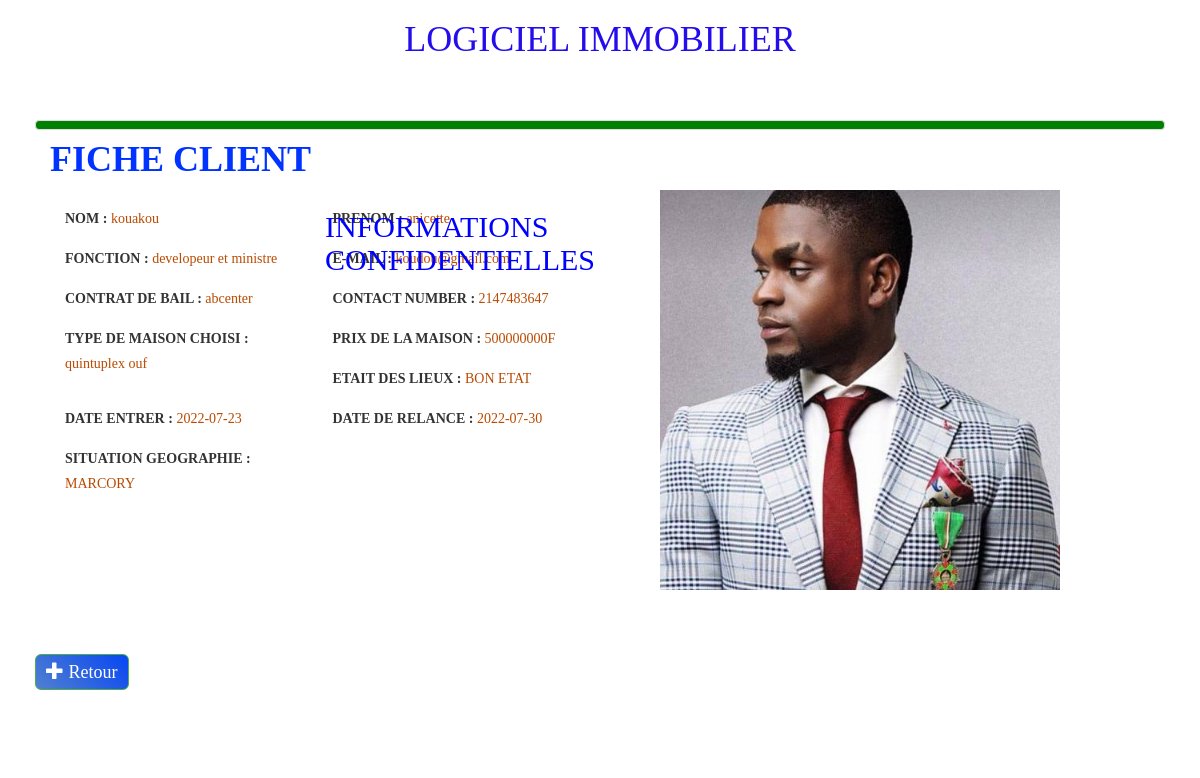
Page /admin/visualisationclt.php?id_client=15 on the committed database.
### tables this page shows
CREATE TABLE IF NOT EXISTS `locataire_client` (
  `id_client` int(60) NOT NULL AUTO_INCREMENT,
  `id_admin` int(60) NOT NULL,
  `nom` text NOT NULL,
  `prenom` text NOT NULL,
  `fonction` varchar(100) NOT NULL,
  `email` varchar(100) NOT NULL,
  `Contact_number` int(30) NOT NULL,
  `contrat_de_bail` varchar(250) NOT NULL,
  `type_de_maison_choisi` varchar(250) NOT NULL,
  `prix_de_la_maison` varchar(250) NOT NULL,
  `etat_des_lieux` varchar(250) NOT NULL,
  `date_entrer` date NOT NULL,
  `date_de_sortir` date NOT NULL,
  `date_de_relance` date NOT NULL,
  `situation_geographique_de_la_maison` varchar(250) NOT NULL,
  `image` varchar(100) NOT NULL,
  PRIMARY KEY (`id_client`)
);

### admin/visualisationclt.php (the view, shortened to what this page needs)
   <?php
        if(!empty($_GET["id_client"])) {
            $id_client = checkInput($_GET['id_client']);
        }
        $db = Database::connect();
        $statement = $db->prepare("SELECT `id_client`, `nom`, `prenom`, `fonction`, `email`, `Contact_number`, `contrat_de_bail`, `type_de_maison_choisi`, `prix_de_la_maison`, `etat_des_lieux`, `date_entrer`, `date_de_relance`, `situation_geographique_de_la_maison`, `image` FROM `locataire_client` WHERE `id_client` = ?");
        $statement->execute(array($id_client));
        $locataire_client = $statement->fetch();
        function checkInput($data)
        {
        $data = trim($data);
        $data = stripslashes($data);
        $data = htmlspecialchars($data);
        return $data;
        }
    ?>
    <!DOCTYPE html>
    <html>
    <head>
        <link rel="stylesheet" href="https://maxcdn.bootstrapcdn.com/bootstrap/3.3.6/css/bootstrap.min.css">
        <link rel="stylesheet" href="../css/styles.css">
    </head>
    <body>
        <h1 class="text-logo text-center"> LOGICIEL IMMOBILIER</h1>
         <div class="container admin">
            <div class="row">
               <div class="col-sm-6">
                    <h1><strong><font color="#0033FF">FICHE  CLIENT</font></strong></h1>
                    <br>
                    <form method ="post">
                        <div class="form-field col-lg-6 form-group">
                            <label class="" for="nom"> NOM  : </label><font color="#BA4A00"><?php echo '  '. $locataire_client['nom'];?></font>
                        </div>
                        <div class="form-field col-lg-6 form-group">
                            <label class="" for="prenom"> PRENOM  : </label><font color="#BA4A00 "><?php echo '  '. $locataire_client['prenom'];?></font>
                        </div>
                        <div class="form-field col-lg-6 form-group">
                            <label class="" for="fonction">FONCTION  :</label><font color="#BA4A00 "><?php echo '  '. $locataire_client['fonction'];?>  </font>
                        </div>
                        <div class="form-field col-lg-6 form-group">
                            <label class="" for="email">E-MAIL :</label><font color="#BA4A00 "><?php echo '  '. $locataire_client['email'];?></font>
                        </div>
                          <div class="form-field col-lg-6 form-group">
                            <label class="" for="contrat_de_bail">CONTRAT DE BAIL  :</label> <font color="#BA4A00 "><?php echo '  '. $locataire_client['contrat_de_bail'];?> </font>
                        </div>
                        <div class="form-field col-lg-6 form-group">
                            <label class="" for="Contact_number">CONTACT NUMBER  :</label> <font color="#BA4A00 "><?php echo '  '. $locataire_client['Contact_number'];?> </font>
                        </div>
                        <div class="form-field col-lg-6 form-group">
                            <label class="" for="type_de_maison_choisi">TYPE DE MAISON CHOISI  :</label><font color="#BA4A00 "> <?php echo '  '. $locataire_client['type_de_maison_choisi'];?> </font>
                        </div>
                        <div class="form-field col-lg-6 form-group">
                            <label class="" for="prix_de_la_maison">PRIX DE LA MAISON  :</label><font color="#BA4A00 "><?php echo '  '. $locataire_client['prix_de_la_maison'];?></font>
                        </div>
                        <div class="form-field col-lg-6 form-group">
                            <label class="" for="etat_des_lieux">ETAIT DES LIEUX  :</label><font color="#BA4A00 "> <?php echo '  '. $locataire_client['etat_des_lieux'];?> </font>
                        </div>
                        <div class="form-field col-lg-6 form-group">
                            <label class="" for="date_entrer">DATE ENTRER  :</label><font color="#BA4A00 "> <?php echo '  '. $locataire_client['date_entrer'];?> </font>
                        </div>
                        <div class="form-field col-lg-6 form-group">
                            <label class="" for="date_de_relance">DATE DE RELANCE  :</label><font color="#BA4A00 "> <?php echo '  '. $locataire_client['date_de_relance'];?></font>
                        </div>
                      <div class="form-field col-lg-6 form-group">
                        <label class="" for="situation_geographique_de_la_maison">SITUATION GEOGRAPHIE  :</label><font color="#BA4A00 "><?php echo '  '. $locataire_client['situation_geographique_de_la_maison'];?></font>
                      </div>
                    </div>
                        <div class="thumbnail">
                        </div>
                        <figure>
                        <div class="card">
                        <figcaption><h2>Informations Confidentielles </h2></figcaption>
                        <div class="container">
                          <embed type ="" src="images/<?php echo $locataire_client['image'];?>" width = "400" height = "400">
                        </div>
                        </div>
                        </figure>
                <h1><strong></strong><a href="../admin/index.php" class="btn btn-success btn-lg"><span class="glyphicon glyphicon-plus"></span> Retour</a></h1>
            </div>
        </div>
    </body>
</html>

### css/styles.css (style rules this page uses)
* { margin: 0; padding: 0; box-sizing: border-box; font-family: 'poppins', 'sans-serif'; }
body { background: url(../images/); }
.text-center { color: #230dec; }
.container { position: relative; width: 100%; }
.btn { padding: 5px 10px; background: linear-gradient(45deg, #47ce, #0846f3); color: #fff; text-decoration: none; text-align: center; }
.admin { background: #fff; padding: 50px; border-radius: 10px; }

### admin/visualisationclt.php (style rules this page uses)
body { background-image: url(images/1440.jpg); background-size: cover; background-attachment: fixed; font-family: new time roman; }
.thumbnail { background-color: green; }
.container { display: flex; justify-content :center; }
.card { display: flex; justify-content : flex-end; padding: 40px; margin-bottom: 20px; margin-right: 50px; background-color: #fff; border-radius: 4px; }
h2 { text-transform: uppercase; color: blue; }
figcaption { position: relative; right: 50px; }

### rows in the picture
locataire_client: nom "kouakou", prenom "anicette", fonction "developeur et ministre", email "koudou@gmail.com", contrat_de_bail "abcenter", Contact_number "2147483647", type_de_maison_choisi "quintuplex ouf", prix_de_la_maison "500000000F", etat_des_lieux "BON ETAT", date_entrer "2022-07-23", date_de_relance "2022-07-30", situation_geographique_de_la_maison "MARCORY"
